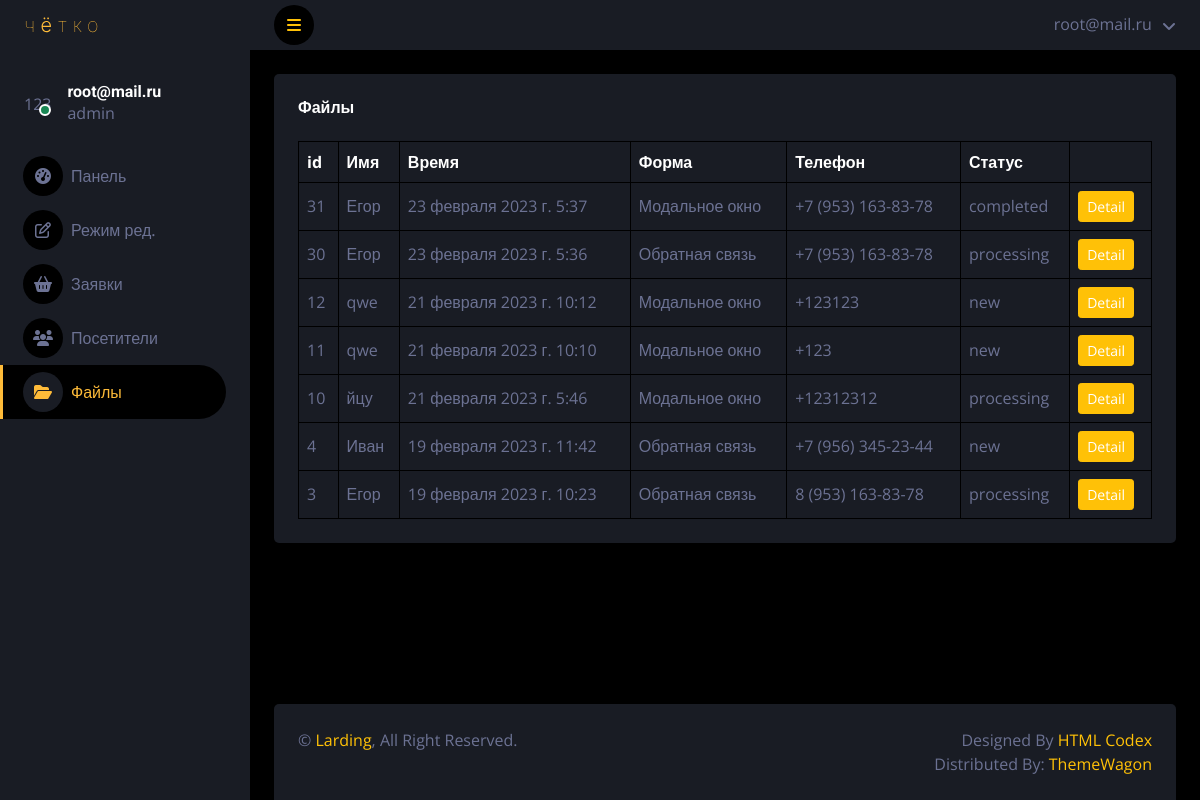
/files/ (signed in), run on the app's committed database.
### landing/models.py (models this page shows, shortened)
class bids(models.Model):
	STATUS_BID = [
        ('new', 'Новая'),
        ('processing', 'Обработка'),
        ('completed', 'Завершенна'),
    ]
	name = models.CharField(max_length=100, db_index=True,verbose_name="Имя",blank=True)
	last_name = models.CharField(max_length=100, db_index=True,verbose_name="Фамилия",blank=True)
	mail = models.CharField(max_length=100, db_index=True,verbose_name="Почта",blank=True)
	tel = models.CharField(max_length=100, db_index=True,verbose_name="Телефон",blank=True)
	message = models.TextField(db_index=True,verbose_name="Сообщение",null=True,blank=True)
	which = models.CharField(max_length=100, db_index=True,verbose_name="Форма отправки",blank=True)
	ip = models.CharField(max_length=100, db_index=True,verbose_name="IP",blank=True)
	country = models.CharField(max_length=100, db_index=True,verbose_name="Страна",blank=True)
	os = models.CharField(max_length=100, db_index=True,verbose_name="Операционная система",blank=True)
	browser = models.CharField(max_length=200, db_index=True,verbose_name="Браузер",blank=True)
	data = models.FileField(upload_to="files/%Y/%m/%d/",blank=True,verbose_name="Фаил")
	time_create = models.DateTimeField(auto_now_add=True,verbose_name="Время отправки",blank=True)
	time_update = models.DateTimeField(auto_now=True,verbose_name="Последнее обновление",blank=True)
	status = models.TextField(blank=True,verbose_name="Статус",choices=STATUS_BID)
	class Meta:
		verbose_name = 'Заявка'
		verbose_name_plural = 'Заявки'

### landing/views.py (the view)
# urls.py: path('files/',FilesPage.as_view(),name='files'),
class FilesPage(LoginRequiredMixin,DataMixin,ListView):
    model = landing
    template_name = 'accounts/darkpan/files.html'
    def get_context_data(self,*, object_list=None, **kwargs):
        context = super().get_context_data(**kwargs)
        print(self.request.user)
        context['user'] = self.request.user
        context['orders'] = bids.objects.order_by("-id")
        context['orders_count'] =bids.objects.count()
        c_def = self.get_user_context(title="Файлы",selected="landing:files")
        context = dict(list(context.items())+list(c_def.items()))
        return context

### landing/utils.py (called while the page is built)
	def get_user_context(self, **kwargs):
		context = kwargs
		context['menu_admin']=[{'title':'Панель','url_name':'landing:dashboard','icon':'fa-tachometer-alt'},
							   {'title':'Режим ред.','url_name':'landing:edit','icon':'fa-edit'},
							   {'title':'Заявки','url_name':'landing:order','icon':'fa-shopping-basket'},
							   {'title':'Посетители','url_name':'landing:users','icon':'fa-users'},
							   {'title':'Файлы','url_name':'landing:files','icon':'fa-folder-open'},
			]
		return context

### landing/templates/accounts/darkpan/files.html
{% extends "accounts/darkpan/base.html" %}
{% block content %}
            <div class="container-fluid pt-4 px-4">
                <div class="bg-secondary text-center rounded p-4">
                    <div class="d-flex align-items-center justify-content-between mb-4">
                        <h6 class="mb-0">Файлы</h6>
                    </div>
                    <div class="table-responsive">
                        <table class="table text-start align-middle table-bordered table-hover mb-0">
                            <thead>
                                <tr class="text-white">
                                    <th scope="col">id</th>
                                    <th scope="col">Имя</th>
                                    <th scope="col">Время</th>
                                    <th scope="col">Форма</th>
                                    <th scope="col">Телефон</th>
                                    <th scope="col">Статус</th>
                                    <th scope="col"></th>
                                </tr>
                            </thead>
                            <tbody>
                                {% for item in orders %}
                                    <tr>
                                        <td>{{ item.id }}</td>
                                        <td>{{ item.name }}</td>
                                        <td>{{ item.time_create }}</td>
                                        <td>{{ item.which }}</td>
                                        <td>{{ item.tel }}</td>
                                        <td>{{ item.status }}</td>
                                        <td><a class="btn btn-sm btn-primary" href="">Detail</a></td>
                                    </tr>
                                {% endfor %}
                            </tbody>
                        </table>
                    </div>
                </div>
            </div>
{% endblock %}

### landing/templates/accounts/darkpan/base.html (shortened to what this page needs)
{% load static %}
<!DOCTYPE html>
<html lang="en">
<head>
    <link href="{% static 'accounts/'%}lib/owlcarousel/assets/owl.carousel.min.css" rel="stylesheet">
    <link href="{% static 'accounts/'%}lib/tempusdominus/css/tempusdominus-bootstrap-4.min.css" rel="stylesheet" />
    <link href="{% static 'accounts/'%}css/bootstrap.min.css" rel="stylesheet">
    <link href="{% static 'accounts/'%}css/style.css" rel="stylesheet">
</head>
<body>
    <div class="container-fluid position-relative d-flex p-0">
        <div class="sidebar pe-4 pb-3">
            <nav class="navbar bg-secondary navbar-dark">
                <a href="{% url 'landing:home' %}" class="d-flex align-items-center navbar-brand mx-4 mb-3 w-100">
                    <img src="{% static 'accounts/'%}img/logo.svg">
                </a>
                <div class="d-flex align-items-center ms-4 mb-4 mt-4 w-100">
                    <div class="position-relative">
                        <div class="rounded-circle">123</div>
                        <div class="bg-success rounded-circle border border-2 border-white position-absolute end-0 bottom-0 p-1"></div>
                    </div>
                    <div class="ms-3">
                        <h6 class="mb-0">{{ user.email }}</h6>
                        {% if user.is_superuser %}
                            <span>admin</span>
                        {% else %}
                            <span>no admin</span>
                        {% endif %}
                    </div>
                </div>
                <div class="navbar-nav w-100">
                    {% for item in menu_admin %}
                        {% if item.url_name == selected %}
                            <a href="{% url item.url_name %}" class="nav-item nav-link active"><i class="fa {{ item.icon }} me-2"></i>{{ item.title }}</a>
                        {% else %}
                            <a href="{% url item.url_name %}" class="nav-item nav-link"><i class="fa {{ item.icon }} me-2"></i>{{ item.title }}</a>
                        {% endif %}
                    {% endfor %}
                </div>
            </nav>
        </div>
        <div class="content ">
            <nav class="navbar navbar-expand bg-secondary navbar-dark sticky-top px-4 py-0">
                <a href="#" class="sidebar-toggler flex-shrink-0">
                    <i class="fa fa-bars"></i>
                </a>
                <div class="navbar-nav align-items-center ms-auto">
                    <div class="nav-item dropdown">
                        <a href="#" class="nav-link dropdown-toggle" data-bs-toggle="dropdown">
                            <span class="d-none d-lg-inline-flex">{{ user.email }}</span>
                        </a>
                    </div>
                </div>
            </nav>
            {% block content %}
            {% endblock %}
            <div class="mt-auto position-sticky top-100" style="margin-top: 117px !important;">
                <div class="container-fluid pt-4 px-4 position-absolute bottom-0"  >
                    <div class="bg-secondary rounded-top p-4" >
                        <div class="row" >
                            <div class="col-12 col-sm-6 text-center text-sm-start">
                                &copy; <a href="#">Larding</a>, All Right Reserved.
                            </div>
                            <div class="col-12 col-sm-6 text-center text-sm-end">
                                Designed By <a href="https://htmlcodex.com">HTML Codex</a>
                                <br>Distributed By: <a href="https://themewagon.com" target="_blank">ThemeWagon</a>
                            </div>
                        </div>
                    </div>
                </div>
            </div>
        </div>
    </div>
</body>
</html>

### landing/static/accounts/css/style.css (style rules this page uses)
:root { --primary: #febb39; --secondary: #191C24; --light: #6C7293; --dark: #000000; }
.btn { transition: .5s; }
.sidebar { position: fixed; top: 0; left: 0; bottom: 0; width: 250px; height: 100vh; overflow-y: auto; background: var(--secondary); transition: 0.5s; z-index: 999; }
.content { margin-left: 250px; min-height: 100vh; background: var(--dark); transition: 0.5s; }
@media (min-width: 992px) { .sidebar { margin-left: 0; } }
@media (min-width: 992px) { .content { width: calc(100% - 250px); } }
.sidebar .navbar .navbar-nav .nav-link { padding: 7px 20px; color: var(--light); font-weight: 500; border-left: 3px solid var(--secondary); border-radius: 0 30px 30px 0; outline: none; }
.sidebar .navbar .navbar-nav .nav-link:hover, .sidebar .navbar .navbar-nav .nav-link.active { color: var(--primary); background: var(--dark); border-color: var(--primary); }
.sidebar .navbar .navbar-nav .nav-link i { width: 40px; height: 40px; display: inline-flex; align-items: center; justify-content: center; background: var(--dark); border-radius: 40px; }
.sidebar .navbar .navbar-nav .nav-link:hover i, .sidebar .navbar .navbar-nav .nav-link.active i { background: var(--secondary); }
.content .navbar .navbar-nav .nav-link { margin-left: 25px; padding: 12px 0; color: var(--light); outline: none; }
.content .navbar .sidebar-toggler, .content .navbar .navbar-nav .nav-link i { width: 40px; height: 40px; display: inline-flex; align-items: center; justify-content: center; background: var(--dark); border-radius: 40px; }
.content .navbar .dropdown-toggle::after { margin-left: 6px; vertical-align: middle; border: none; content: "\f107"; font-family: "Font Awesome 5 Free"; font-weight: 900; transition: .5s; }

### data on the page
bids: id "31", name "Егор", time_create "23 февраля 2023 г. 5:37", which "Модальное окно", tel "+7 (953) 163-83-78", status "completed"
bids: id "30", name "Егор", time_create "23 февраля 2023 г. 5:36", which "Обратная связь", tel "+7 (953) 163-83-78", status "processing"
bids: id "12", name "qwe", time_create "21 февраля 2023 г. 10:12", which "Модальное окно", tel "+123123", status "new"
bids: id "11", name "qwe", time_create "21 февраля 2023 г. 10:10", which "Модальное окно", tel "+123", status "new"
bids: id "10", name "йцу", time_create "21 февраля 2023 г. 5:46", which "Модальное окно", tel "+12312312", status "processing"
bids: id "4", name "Иван", time_create "19 февраля 2023 г. 11:42", which "Обратная связь", tel "+7 (956) 345-23-44", status "new"
bids: id "3", name "Егор", time_create "19 февраля 2023 г. 10:23", which "Обратная связь", tel "8 (953) 163-83-78", status "processing"

### other printed values
{{ user.email }} "root@mail.ru"
{{ item.title }} "Панель" "Режим ред." "Заявки" "Посетители"
{{ item.title }} "Файлы"
